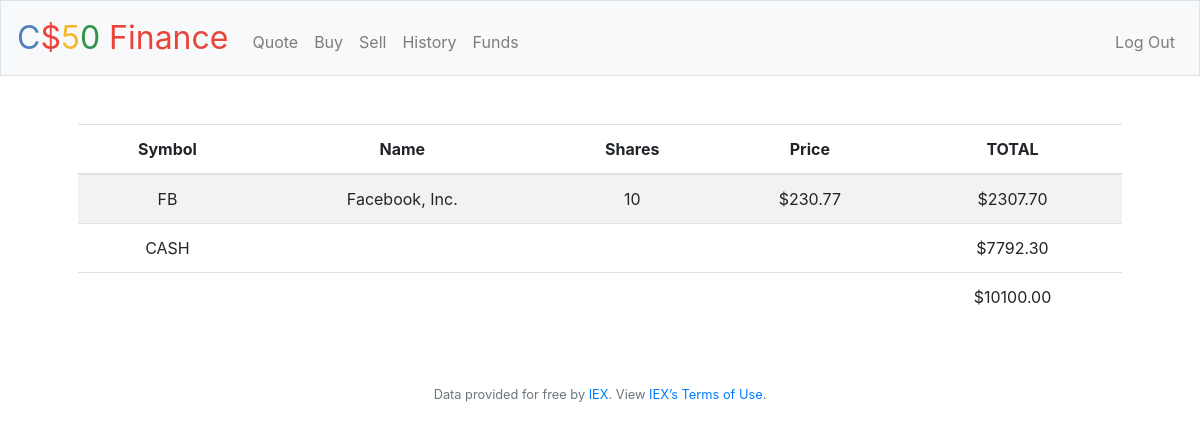
/ (signed in), run on the app's committed database.
### tables this page shows
CREATE TABLE 'shares' ('shares_id' integer PRIMARY KEY NOT NULL, 'user_id' integer, 'name' text, 'symbol' text, 'shares' integer, 'price' integer, 'total' integer, 'date_tm' datetime);

CREATE TABLE 'users' ('id' INTEGER PRIMARY KEY AUTOINCREMENT NOT NULL, 'username' TEXT NOT NULL, 'hash' TEXT NOT NULL, 'cash' NUMERIC NOT NULL DEFAULT 10000.00 );

### pset8/finance/application.py (the view)
@app.route("/")
@login_required
def index():
    shares = db.execute("SELECT symbol, shares, name, price, total FROM shares join users on id = user_id where id = ? and shares > 0;", session["user_id"])
    currentCash = db.execute("SELECT cash FROM users where id = ?;", session["user_id"])
    stocksTotalQuery = db.execute("SELECT sum(total) as total FROM shares join users on id = user_id where id = ? and shares > 0;", session["user_id"])
    stocksTotal = stocksTotalQuery[0]["total"];
    return render_template("index.html", shares = shares, currentCash = currentCash, stocksTotal = 0 if stocksTotal is None else stocksTotal)

### pset8/finance/application.py (called while the page is built)
@app.after_request
def after_request(response):
    response.headers["Cache-Control"] = "no-cache, no-store, must-revalidate"
    response.headers["Expires"] = 0
    response.headers["Pragma"] = "no-cache"
    return response

### pset8/finance/helpers.py (called while the page is built)
def login_required(f):
    @wraps(f)
    def decorated_function(*args, **kwargs):
        if session.get("user_id") is None:
            return redirect("/login")
        return f(*args, **kwargs)
    return decorated_function

### pset8/finance/templates/index.html (shortened to what this page needs)
{% extends "layout.html" %}
{% block main %}
    <table class="table table-striped">
        <thead>
            <tr>
                <th>Symbol</th>
                <th>Name</th>
                <th>Shares</th>
                <th>Price</th>
                <th>TOTAL</th>
            </tr>
        </thead>
        <tbody>
            {% for row in shares %}
            <tr>
                <td id="symbol">{{row["symbol"]}}</td>
                <td id="name">{{row["name"]}}</td>
                <td id="shares">{{row["shares"]}}</td>
                <td id="price">{{"$%.2f"|format(row["price"])}}</td>
                <td id="total">{{"$%.2f"|format(row["total"])}}</td>
            </tr>
            {% endfor %}
            <tr>
                <td>CASH</td>
                <td></td>
                <td></td>
                <td></td>
                <td id="total">{{"$%.2f"|format(currentCash[0]["cash"])}}</td>
            </tr>
        <tfoot>
            <tr>
                <td colspan="4"></td>
                <td>{{"$%.2f"|format(currentCash[0]["cash"]+stocksTotal)}}</td>
            </tr>
        </tfoot>
        </tbody>
    </table>
{% endblock %}

### data on the page
shares: symbol "FB", name "Facebook, Inc.", shares "10", price "$230.77", total "$2307.70"
users: cash "$7792.30", currentCash[0]['cash']+stocksTotal "$10100.00"
